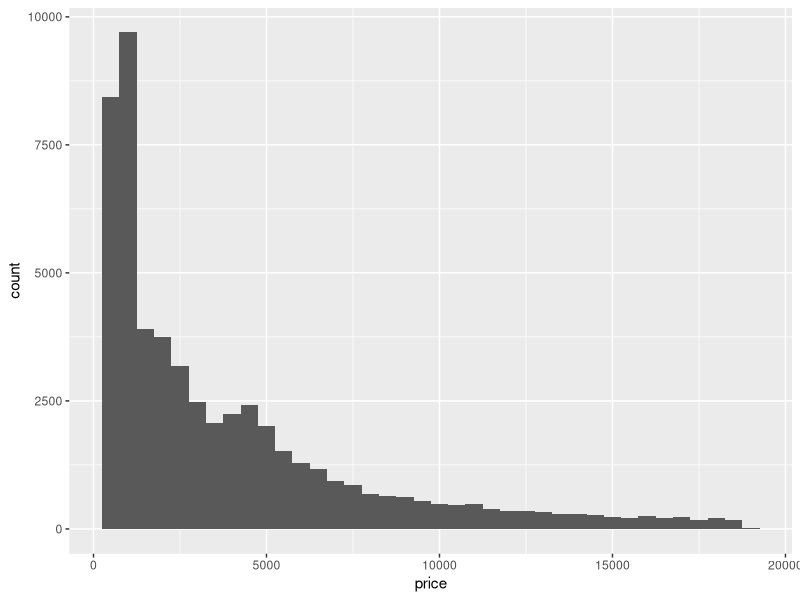
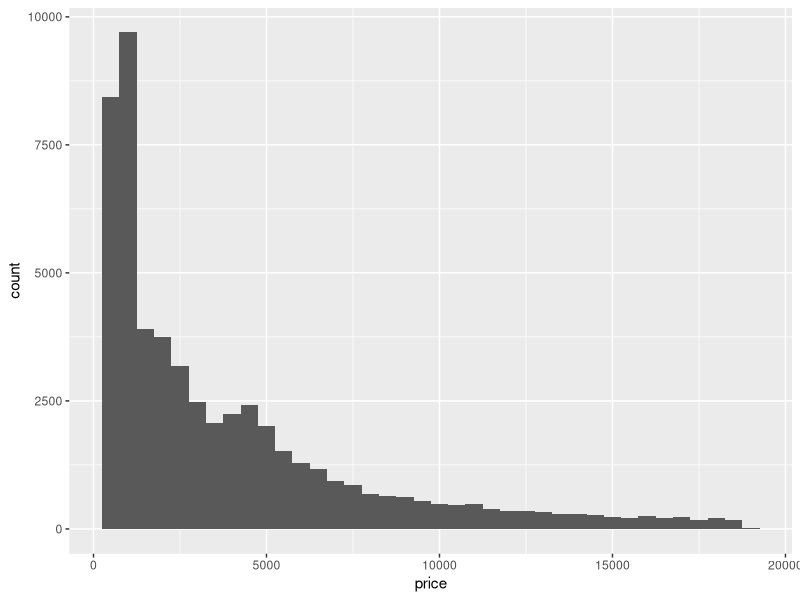
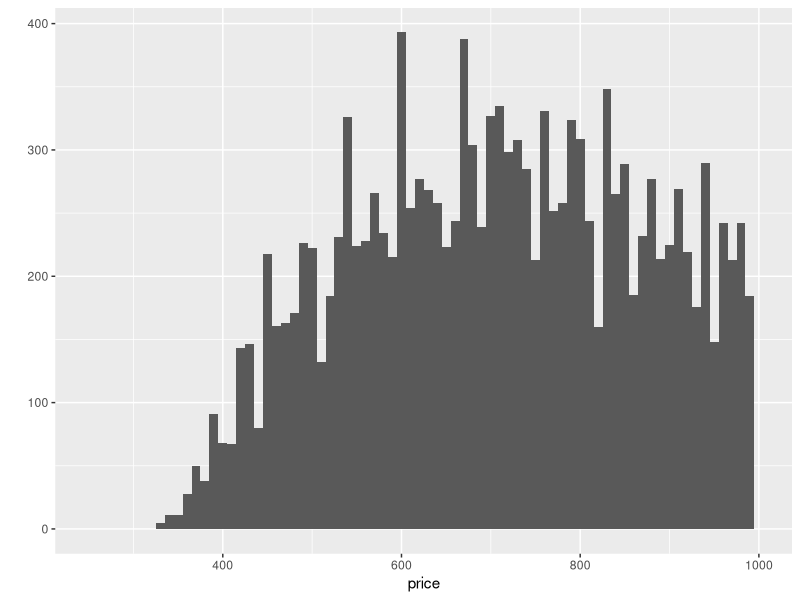
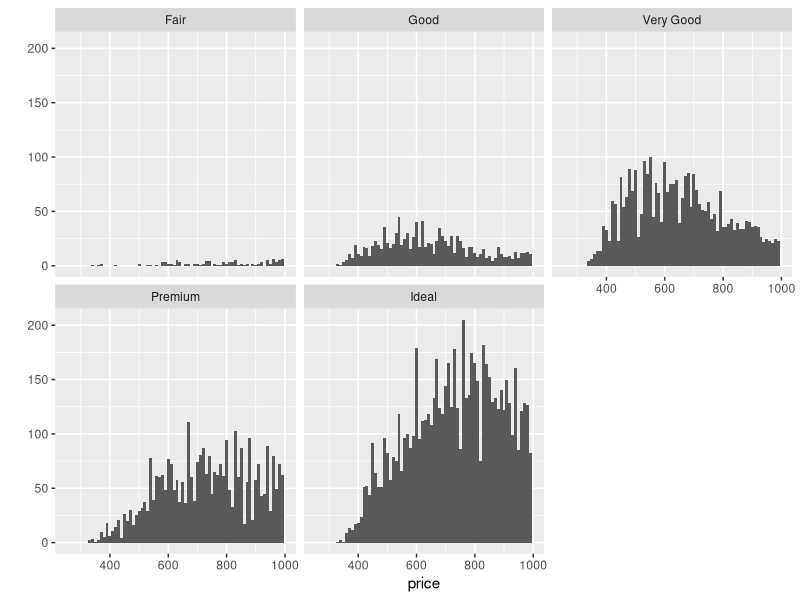
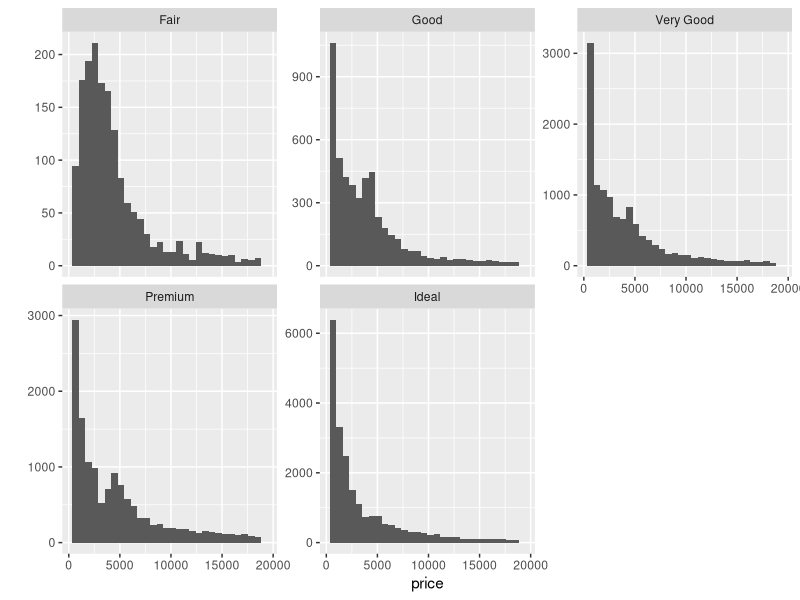
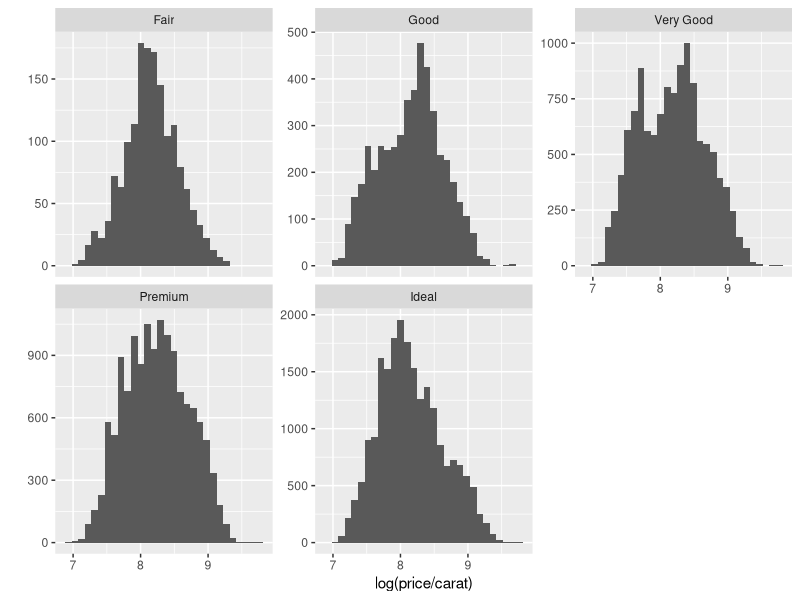
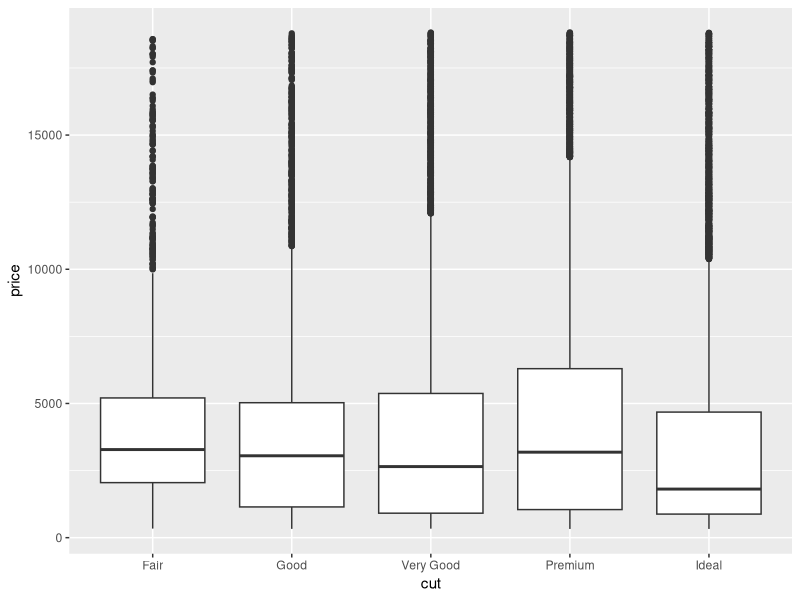
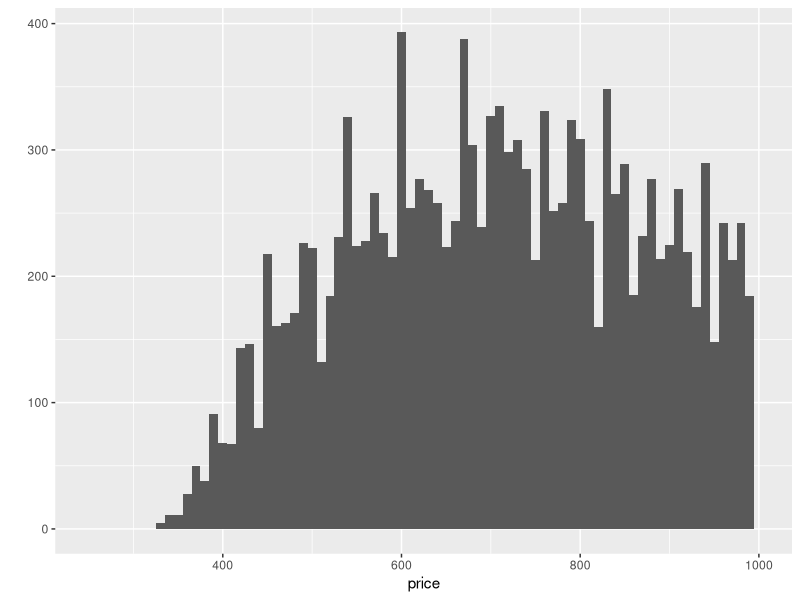

Recreate these plots in R, in order. (Note: this script raises an error after producing the figures.)
### 1st Quiz
library(ggplot2)
data(diamonds)

summary(diamonds)

?diamonds

### 2nd Quiz
ggplot(data=diamonds, aes(x=price)) + 
  geom_histogram(binwidth = 500)

### 3rd Quiz
summary(diamonds$price)

### 4th Quiz
sum(diamonds$price < 500)

sum(diamonds$price < 250)

sum(diamonds$price >= 15000)

### 5th Quiz
ggplot(data=diamonds, aes(x=price)) + 
  geom_histogram(binwidth = 500)

qplot(x = price, data = diamonds, binwidth = 10) +
  scale_x_continuous(limits = c(250,1000))

ggsave('priceHistogram.png')

### 6th Quiz

qplot(x = price, data = diamonds, binwidth = 10) +
  scale_x_continuous(limits = c(250,1000)) +
  facet_wrap(~cut)

### 7th Quiz

by(diamonds$price, diamonds$cut, summary)

### 8th Quiz

qplot(x = price, data = diamonds) + 
  facet_wrap(~cut, scales = "free_y")

?facet_wrap

### 9th Quiz

qplot(x = log(price/carat), data = diamonds) + 
  facet_wrap(~cut, scales = "free_y")

### 10th Quiz

qplot(x = cut, y = price, data = diamonds, geom = 'boxplot')
#  scale_y_continuous(limits = c(0,1000))

qplot(x = gender, y = friend_count,
      data = subset(pf, !is.na(gender)), geom = 'boxplot') +
  coord_cartesian(ylim = c(0,1000))

### 11th Quiz

qplot(x = color, y = price, data = diamonds, geom = 'boxplot')

by(diamonds$price, diamonds$color, summary)

IQR(subset(diamonds, color == 'D')$price)

IQR(subset(diamonds, color == 'J')$price)

### 12th Quiz

qplot(x = carat, y = price, data = diamonds, geom = 'boxplot') +
  facet_wrap(~color)

### 13th Quiz

qplot(x = carat, data = diamonds, geom = 'freqpoly', binwidth = 0.1)

summary(diamonds$carat)

table(diamonds$carat)

### 14th Quiz

# Data munging or data wrangling can take up 
# much of a data scientist's or data analyst's time. 
# There are two R packages that make these tasks 
# easier in R: tidyr and dplyr.

# tidyr -a package that reshapes the layout of your data

# dplyr - a package that helps you transform tidy, tabular data

### 15th Quiz








### 16th Quiz





